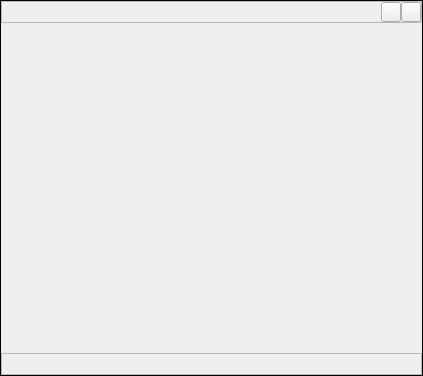
<?xml version="1.0" encoding="UTF-8"?>
<ui version="4.0">
 <class>CContainerWidget</class>
 <widget class="QFrame" name="CContainerWidget">
  <property name="geometry">
   <rect>
    <x>0</x>
    <y>0</y>
    <width>423</width>
    <height>376</height>
   </rect>
  </property>
  <property name="sizePolicy">
   <sizepolicy hsizetype="Expanding" vsizetype="Expanding">
    <horstretch>0</horstretch>
    <verstretch>0</verstretch>
   </sizepolicy>
  </property>
  <property name="minimumSize">
   <size>
    <width>200</width>
    <height>300</height>
   </size>
  </property>
  <property name="windowTitle">
   <string/>
  </property>
  <property name="frameShape">
   <enum>QFrame::Panel</enum>
  </property>
  <property name="frameShadow">
   <enum>QFrame::Plain</enum>
  </property>
  <layout class="QVBoxLayout" name="verticalLayout">
   <property name="spacing">
    <number>0</number>
   </property>
   <property name="leftMargin">
    <number>0</number>
   </property>
   <property name="topMargin">
    <number>0</number>
   </property>
   <property name="rightMargin">
    <number>0</number>
   </property>
   <property name="bottomMargin">
    <number>0</number>
   </property>
   <item>
    <widget class="QFrame" name="frameHeader">
     <property name="sizePolicy">
      <sizepolicy hsizetype="Expanding" vsizetype="Fixed">
       <horstretch>0</horstretch>
       <verstretch>0</verstretch>
      </sizepolicy>
     </property>
     <property name="frameShape">
      <enum>QFrame::StyledPanel</enum>
     </property>
     <property name="frameShadow">
      <enum>QFrame::Raised</enum>
     </property>
     <layout class="QHBoxLayout" name="horizontalLayout_2">
      <property name="spacing">
       <number>0</number>
      </property>
      <property name="leftMargin">
       <number>0</number>
      </property>
      <property name="topMargin">
       <number>0</number>
      </property>
      <property name="rightMargin">
       <number>0</number>
      </property>
      <property name="bottomMargin">
       <number>0</number>
      </property>
      <item>
       <layout class="QHBoxLayout" name="horizontalLayout">
        <property name="spacing">
         <number>0</number>
        </property>
        <item>
         <widget class="QLabel" name="labelHeader">
          <property name="sizePolicy">
           <sizepolicy hsizetype="Expanding" vsizetype="Fixed">
            <horstretch>0</horstretch>
            <verstretch>0</verstretch>
           </sizepolicy>
          </property>
          <property name="frameShape">
           <enum>QFrame::NoFrame</enum>
          </property>
          <property name="lineWidth">
           <number>0</number>
          </property>
          <property name="text">
           <string/>
          </property>
          <property name="alignment">
           <set>Qt::AlignCenter</set>
          </property>
         </widget>
        </item>
        <item>
         <widget class="QToolButton" name="toolButtonHeaderFunction">
          <property name="minimumSize">
           <size>
            <width>20</width>
            <height>20</height>
           </size>
          </property>
          <property name="maximumSize">
           <size>
            <width>20</width>
            <height>20</height>
           </size>
          </property>
          <property name="text">
           <string/>
          </property>
         </widget>
        </item>
       </layout>
      </item>
      <item>
       <widget class="QToolButton" name="toolButtonHeaderClose">
        <property name="minimumSize">
         <size>
          <width>20</width>
          <height>20</height>
         </size>
        </property>
        <property name="maximumSize">
         <size>
          <width>20</width>
          <height>20</height>
         </size>
        </property>
        <property name="text">
         <string/>
        </property>
        <property name="icon">
         <iconset resource="../../resource.qrc">
          <normaloff>:/images/resource/images/close.png</normaloff>:/images/resource/images/close.png</iconset>
        </property>
       </widget>
      </item>
     </layout>
    </widget>
   </item>
   <item>
    <widget class="QWidget" name="widgetContainer" native="true"/>
   </item>
   <item>
    <widget class="QFrame" name="frameButtonGrip">
     <property name="sizePolicy">
      <sizepolicy hsizetype="Expanding" vsizetype="Fixed">
       <horstretch>0</horstretch>
       <verstretch>0</verstretch>
      </sizepolicy>
     </property>
     <property name="frameShape">
      <enum>QFrame::StyledPanel</enum>
     </property>
     <property name="frameShadow">
      <enum>QFrame::Raised</enum>
     </property>
     <layout class="QHBoxLayout" name="horizontalLayout_3">
      <property name="spacing">
       <number>0</number>
      </property>
      <property name="leftMargin">
       <number>0</number>
      </property>
      <property name="topMargin">
       <number>0</number>
      </property>
      <property name="rightMargin">
       <number>0</number>
      </property>
      <property name="bottomMargin">
       <number>0</number>
      </property>
      <item>
       <spacer name="horizontalSpacer">
        <property name="orientation">
         <enum>Qt::Horizontal</enum>
        </property>
        <property name="sizeHint" stdset="0">
         <size>
          <width>396</width>
          <height>20</height>
         </size>
        </property>
       </spacer>
      </item>
      <item>
       <widget class="QToolButton" name="toolButtonGrip">
        <property name="minimumSize">
         <size>
          <width>20</width>
          <height>20</height>
         </size>
        </property>
        <property name="maximumSize">
         <size>
          <width>20</width>
          <height>20</height>
         </size>
        </property>
        <property name="text">
         <string/>
        </property>
        <property name="icon">
         <iconset resource="../../resource.qrc">
          <normaloff>:/images/resource/images/arrow-grip.png</normaloff>:/images/resource/images/arrow-grip.png</iconset>
        </property>
        <property name="autoRaise">
         <bool>true</bool>
        </property>
        <property name="arrowType">
         <enum>Qt::NoArrow</enum>
        </property>
       </widget>
      </item>
     </layout>
    </widget>
   </item>
  </layout>
 </widget>
 <resources>
  <include location="../../resource.qrc"/>
 </resources>
 <connections/>
</ui>
